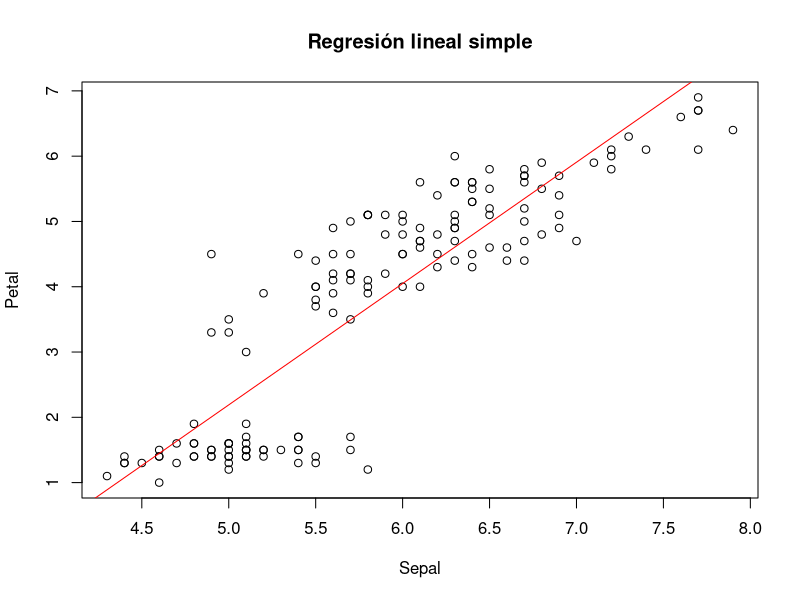

This chart was generated by the following R code:
#-------  Cálulo de medias y varianzas --------#
# install Rtools

# Instalar la librería ggplot2
install.packages("ggplot2")
# Cargar las librerías
library(ggplot2)


# Cargar los datos
data("diamons")

# Definimos el conjunto de x y el conjunto de y
x <- iris$Sepal.Length # Variable independiente
y <- iris$Petal.Length # Variable dependiente

# Obtener la media de cada variable
x_avg <- mean(x)
y_avg <- mean(y)

# Obtener la varianza de x
var_x <- sum((x - x_avg)^2)

# Obtener la covarianza entre x e y
cov_xy <- sum((x - x_avg) * (y - y_avg))

#--- Cálculo de los coeficientes de regresión ---#

# Calcular el valor de Beta 1 (pendiente)
beta_1 <- cov_xy / var_x

# Calcular el valor de Beta 0 (intercepto)
beta_0 <- y_avg - (beta_1 * x_avg)

#--- Predicción de valores y evaluación del modelo ---#

# Calcular los valores predichos
y_calculo <- beta_0 + beta_1 * x

# Calcular el coeficiente de determinación R-cuadrado
ss_total <- sum((y - y_avg)^2)
ss_residual <- sum((y - y_calculo)^2)
r_cuadrado <- 1 - (ss_residual / ss_total)

# Calcular el Error Cuadrático Medio (MSE)
mse <- mean((y - y_calculo)^2)

# Resultados
resultados <- list(beta0 = beta_0, beta1 = beta_1, r_squared = r_cuadrado, mse = mse)
print(resultados)

#--- Gráfico de dispersión y línea de regresión ---#

# Crear el gráfico de dispersión
plot(x, y, main = "Regresión lineal simple", xlab = "Sepal", ylab = "Petal")
# Añadir la línea de regresión
abline(beta_0, beta_1, col = 'red')

#--- Predicción para un nuevo valor  ---#

# Nuevo valor
valor_predecir <- 5.5

# Calcular la predicción
prediccion <- beta_0 + beta_1 * valor_predecir
print(paste("Predicción de ", valor_predecir, ":", prediccion))

# TODO : Fix the code
